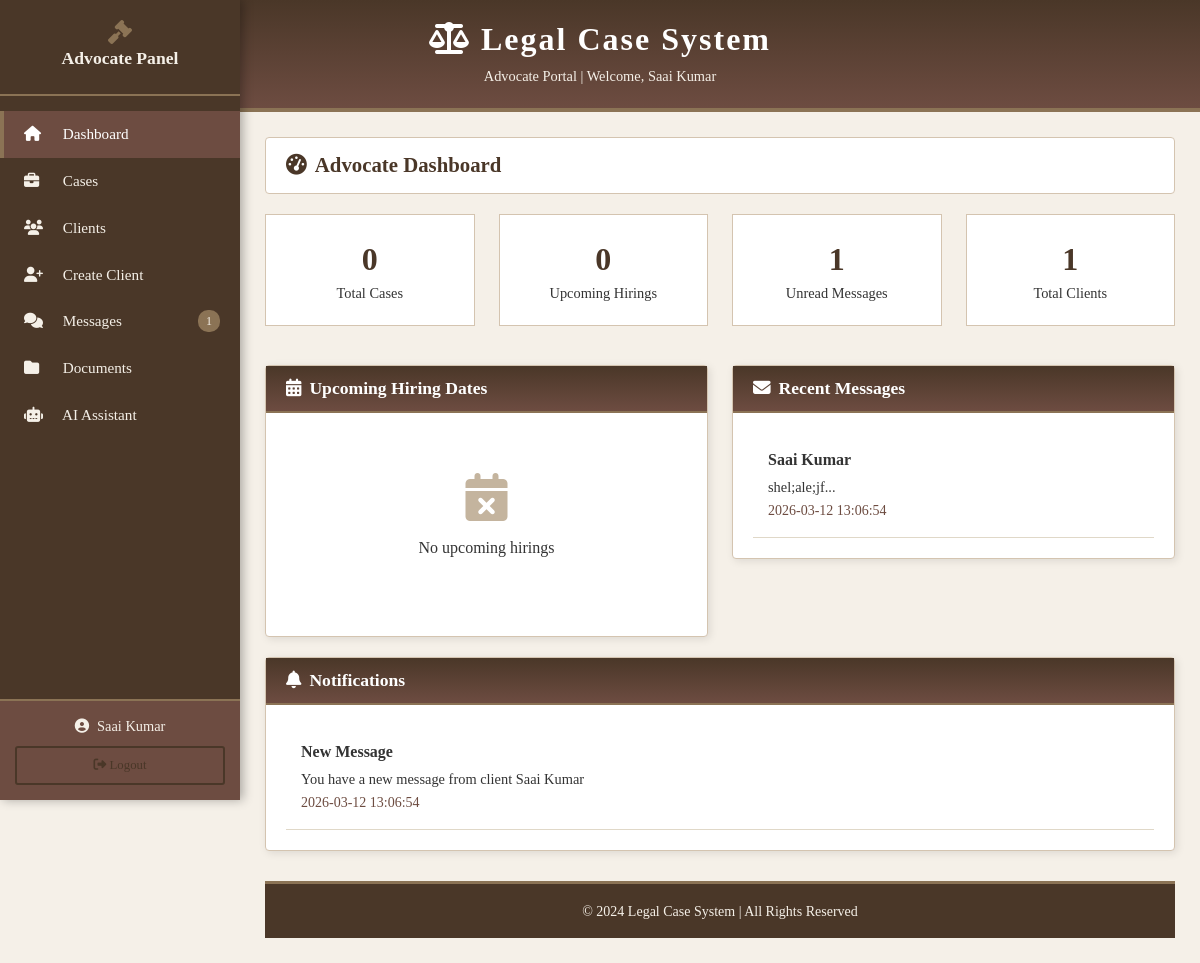
The app's page /advocate/dashboard (signed in) with its own data.
### tables this page shows
CREATE TABLE clients (
        id INTEGER PRIMARY KEY AUTOINCREMENT,
        client_id TEXT UNIQUE NOT NULL,
        password TEXT NOT NULL,
        name TEXT NOT NULL,
        email TEXT UNIQUE NOT NULL,
        phone TEXT,
        address TEXT,
        created_at TIMESTAMP DEFAULT CURRENT_TIMESTAMP
    , aadhar_number TEXT, profile_image TEXT);

CREATE TABLE messages (
        id INTEGER PRIMARY KEY AUTOINCREMENT,
        sender_type TEXT NOT NULL,
        sender_id INTEGER NOT NULL,
        receiver_type TEXT NOT NULL,
        receiver_id INTEGER NOT NULL,
        case_id INTEGER,
        message_text TEXT NOT NULL,
        message_type TEXT DEFAULT 'text',
        file_path TEXT,
        is_read BOOLEAN DEFAULT 0,
        created_at TIMESTAMP DEFAULT CURRENT_TIMESTAMP,
        FOREIGN KEY (case_id) REFERENCES cases(id)
    );

CREATE TABLE notifications (
        id INTEGER PRIMARY KEY AUTOINCREMENT,
        user_type TEXT NOT NULL,
        user_id INTEGER NOT NULL,
        title TEXT NOT NULL,
        message TEXT NOT NULL,
        notification_type TEXT DEFAULT 'general',
        is_read BOOLEAN DEFAULT 0,
        created_at TIMESTAMP DEFAULT CURRENT_TIMESTAMP
    );

### app.py (the view)
@app.route('/advocate/dashboard')
@login_required
def advocate_dashboard():
    if session['user_type'] != 'advocate':
        return redirect(url_for('client_dashboard'))
    conn = get_db_connection()
    total_cases = conn.execute('SELECT COUNT(*) FROM cases WHERE advocate_id = ?', (session['user_id'],)).fetchone()[0]
    upcoming_hirings = conn.execute('''SELECT * FROM cases
        WHERE advocate_id = ? AND hiring_date >= date('now')
        ORDER BY hiring_date LIMIT 5''', (session['user_id'],)).fetchall()
    unread_messages = conn.execute('''SELECT COUNT(*) FROM messages
        WHERE receiver_type = 'advocate' AND receiver_id = ? AND is_read = 0''',
        (session['user_id'],)).fetchone()[0]
    recent_messages = conn.execute('''SELECT m.*, c.name as client_name
        FROM messages m JOIN clients c ON m.sender_id = c.id
        WHERE m.receiver_type = 'advocate' AND m.receiver_id = ?
        ORDER BY m.created_at DESC LIMIT 5''', (session['user_id'],)).fetchall()
    notifications = conn.execute('''SELECT * FROM notifications
        WHERE user_type = 'advocate' AND user_id = ? AND is_read = 0
        ORDER BY created_at DESC LIMIT 5''', (session['user_id'],)).fetchall()
    clients = conn.execute('SELECT * FROM clients').fetchall()
    conn.close()
    return render_template('advocate_dashboard.html',
        total_cases=total_cases,
        upcoming_hirings=upcoming_hirings,
        unread_messages=unread_messages,
        recent_messages=recent_messages,
        notifications=notifications,
        clients=clients)

### app.py (called while the page is built)
def get_db_connection():
    conn = sqlite3.connect('advocate_system.db')
    conn.row_factory = sqlite3.Row
    return conn

def login_required(f):
    @wraps(f)
    def decorated_function(*args, **kwargs):
        if 'user_id' not in session or 'user_type' not in session:
            return redirect(url_for('login'))
        return f(*args, **kwargs)
    return decorated_function

### templates/advocate_dashboard.html (shortened to what this page needs)
{% extends "base.html" %}
{% block content %}
<div class="trad-header">
    <h1><i class="fas fa-balance-scale"></i> Legal Case System</h1>
    <div class="subtitle">Advocate Portal | Welcome, {{ session['user_name'] }}</div>
</div>
<div class="trad-sidebar">
    <div class="trad-sidebar-header">
        <i class="fas fa-gavel"></i>
        <h4>Advocate Panel</h4>
    </div>
    <div class="trad-sidebar-menu">
        <a href="{{ url_for('advocate_dashboard') }}" class="active">
            <i class="fas fa-home"></i> Dashboard
        </a>
        <a href="{{ url_for('advocate_cases') }}">
            <i class="fas fa-briefcase"></i> Cases
        </a>
        <a href="{{ url_for('advocate_clients') }}">
            <i class="fas fa-users"></i> Clients
        </a>
        <a href="{{ url_for('advocate_create_client') }}">
            <i class="fas fa-user-plus"></i> Create Client
        </a>
        <a href="{{ url_for('advocate_messages') }}">
            <i class="fas fa-comments"></i> Messages
            {% if unread_messages > 0 %}
            <span style="float:right; background:var(--dark-gold); padding:2px 8px; border-radius:10px; font-size:0.75rem;">{{ unread_messages }}</span>
            {% endif %}
        </a>
        <a href="{{ url_for('advocate_documents') }}">
            <i class="fas fa-folder"></i> Documents
        </a>
        <a href="{{ url_for('ai_assistant') }}">
            <i class="fas fa-robot"></i> AI Assistant
        </a>
    </div>
    <div class="trad-sidebar-user">
        <div class="user-name">
            <i class="fas fa-user-circle me-2"></i>{{ session['user_name'] }}
        </div>
        <a href="{{ url_for('logout') }}" class="btn btn-sm btn-trad-outline w-100 mt-2" style="font-size:0.8rem;">
            <i class="fas fa-sign-out-alt"></i> Logout
        </a>
    </div>
</div>
<div class="trad-main">
    <div class="trad-page-header">
        <h2><i class="fas fa-tachometer-alt me-2"></i>Advocate Dashboard</h2>
    </div>
    <div class="row mb-4">
        <div class="col-md-3">
            <div class="trad-stat-box">
                <div class="number">{{ total_cases }}</div>
                <div class="label">Total Cases</div>
            </div>
        </div>
        <div class="col-md-3">
            <div class="trad-stat-box">
                <div class="number">{{ upcoming_hirings|length }}</div>
                <div class="label">Upcoming Hirings</div>
            </div>
        </div>
        <div class="col-md-3">
            <div class="trad-stat-box">
                <div class="number">{{ unread_messages }}</div>
                <div class="label">Unread Messages</div>
            </div>
        </div>
        <div class="col-md-3">
            <div class="trad-stat-box">
                <div class="number">{{ clients|length }}</div>
                <div class="label">Total Clients</div>
            </div>
        </div>
    </div>
    <div class="row">
        <div class="col-md-6">
            <div class="trad-card">
                <div class="trad-card-header">
                    <h4><i class="fas fa-calendar-alt me-2"></i>Upcoming Hiring Dates</h4>
                </div>
                <div class="trad-card-body">
                    {% if upcoming_hirings %}
                    <table class="trad-table">
                        <thead>
                            <tr>
                                <th>Case No.</th>
                                <th>Client</th>
                                <th>Date</th>
                            </tr>
                        </thead>
                        <tbody>
                            {% for case in upcoming_hirings %}
                            <tr>
                                <td>{{ case.case_number }}</td>
                                <td>{{ case.client_name }}</td>
                                <td>{{ case.hiring_date }}</td>
                            </tr>
                            {% endfor %}
                        </tbody>
                    </table>
                    {% else %}
                    <div class="empty-state">
                        <i class="fas fa-calendar-times"></i>
                        <p>No upcoming hirings</p>
                    </div>
                    {% endif %}
                </div>
            </div>
        </div>
        <div class="col-md-6">
            <div class="trad-card">
                <div class="trad-card-header">
                    <h4><i class="fas fa-envelope me-2"></i>Recent Messages</h4>
                </div>
                <div class="trad-card-body">
                    {% if recent_messages %}
                    {% for message in recent_messages %}
                    <div class="trad-message">
                        <strong>{{ message.client_name }}</strong>
                        <p style="margin:5px 0 0; font-size:0.9rem; color:var(--charcoal);">{{ message.message_text[:60] }}...</p>
                        <small style="color:var(--secondary-brown);">{{ message.created_at }}</small>
                    </div>
                    {% endfor %}
                    {% else %}
                    <div class="empty-state">
                        <i class="fas fa-inbox"></i>
                        <p>No messages</p>
                    </div>
                    {% endif %}
                </div>
            </div>
        </div>
    </div>
    <div class="trad-card">
        <div class="trad-card-header">
            <h4><i class="fas fa-bell me-2"></i>Notifications</h4>
        </div>
        <div class="trad-card-body">
            {% if notifications %}
            {% for notif in notifications %}
            <div class="trad-notification">
                <strong>{{ notif.title }}</strong>
                <p style="margin:5px 0 0; font-size:0.9rem;">{{ notif.message }}</p>
                <small style="color:var(--secondary-brown);">{{ notif.created_at }}</small>
            </div>
            {% endfor %}
            {% else %}
            <div class="empty-state">
                <i class="fas fa-bell-slash"></i>
                <p>No notifications</p>
            </div>
            {% endif %}
        </div>
    </div>
    <div class="trad-footer">
        <small>&copy; 2024 Legal Case System | All Rights Reserved</small>
    </div>
</div>
{% endblock %}

### templates/base.html (style rules this page uses)
:root { --primary-brown: #4a3728; --secondary-brown: #6d4c41; --cream: #f5f0e8; --dark-gold: #8b7355; --pure-black: #1a1a1a; --charcoal: #333333; --white: #ffffff; --light-cream: #faf8f5; }
* { margin: 0; padding: 0; box-sizing: border-box; }
body { font-family: 'Georgia', 'Times New Roman', serif; background-color: var(--cream); color: var(--charcoal); }
h1, h2, h3, h4, h5, h6 { font-family: 'Georgia', serif; font-weight: 600; }
.trad-header { background: linear-gradient(180deg, var(--primary-brown) 0%, var(--secondary-brown) 100%); padding: 20px 0; border-bottom: 4px solid var(--dark-gold); }
.trad-header h1 { color: var(--white); font-size: 2rem; text-align: center; letter-spacing: 2px; }
.trad-header .subtitle { color: var(--cream); text-align: center; font-size: 0.9rem; margin-top: 5px; }
.trad-sidebar { background: var(--primary-brown); min-height: 100vh; padding: 0; position: fixed; width: 240px; left: 0; top: 0; box-shadow: 3px 0 10px rgba(0,0,0,0.3); }
.trad-sidebar-header { padding: 20px 15px; border-bottom: 2px solid var(--dark-gold); text-align: center; }
.trad-sidebar-header h4 { color: var(--cream); font-size: 1.1rem; margin-bottom: 5px; }
.trad-sidebar-header i { color: var(--dark-gold); font-size: 1.5rem; }
.trad-sidebar-menu { padding: 15px 0; }
.trad-sidebar-menu a { display: block; padding: 12px 20px; color: var(--cream); text-decoration: none; border-left: 4px solid transparent; transition: all 0.3s; font-size: 0.95rem; }
.trad-sidebar-menu a:hover, .trad-sidebar-menu a.active { background: var(--secondary-brown); border-left-color: var(--dark-gold); color: var(--white); }
.trad-sidebar-menu a i { width: 25px; margin-right: 10px; }
.trad-sidebar-user { position: absolute; bottom: 0; width: 100%; padding: 15px; background: var(--secondary-brown); border-top: 2px solid var(--dark-gold); }
.trad-sidebar-user .user-name { color: var(--cream); font-size: 0.9rem; text-align: center; }
.trad-main { margin-left: 240px; padding: 25px; min-height: 100vh; }
.trad-card { background: var(--white); border: 1px solid #d4c4b0; border-radius: 4px; margin-bottom: 20px; box-shadow: 2px 2px 8px rgba(0,0,0,0.1); }
.trad-card-header { background: linear-gradient(180deg, var(--primary-brown) 0%, var(--secondary-brown) 100%); color: var(--white); padding: 12px 20px; border-bottom: 2px solid var(--dark-gold); }
.trad-card-header h4 { font-size: 1.1rem; margin: 0; }
.trad-card-body { padding: 20px; }
.btn-trad-outline { background: transparent; color: var(--primary-brown); border: 2px solid var(--primary-brown); padding: 8px 20px; border-radius: 3px; font-family: 'Georgia', serif; }
.trad-stat-box { background: var(--white); border: 1px solid #d4c4b0; padding: 20px; text-align: center; margin-bottom: 15px; }
.trad-stat-box .number { font-size: 2rem; color: var(--primary-brown); font-weight: bold; }
.trad-stat-box .label { color: var(--charcoal); font-size: 0.9rem; }
.trad-message { border-bottom: 1px solid #e0d8c8; padding: 15px; }
.trad-notification { border-bottom: 1px solid #e0d8c8; padding: 15px; }
.empty-state { text-align: center; padding: 40px; color: var(--charcoal); }
.empty-state i { font-size: 3rem; color: #c4b49e; margin-bottom: 15px; }
.trad-page-header { background: var(--white); border: 1px solid #d4c4b0; padding: 15px 20px; margin-bottom: 20px; border-radius: 4px; }
.trad-page-header h2 { color: var(--primary-brown); font-size: 1.3rem; margin: 0; }
.trad-footer { background: var(--primary-brown); color: var(--cream); text-align: center; padding: 15px; margin-top: 30px; border-top: 3px solid var(--dark-gold); }

### records on screen
clients: user_name "Saai Kumar"
messages: client_name "Saai Kumar", message_text "shel;ale;jf", created_at "2026-03-12 13:06:54"
notifications: title "New Message", message "You have a new message from client Saai Kumar", created_at "2026-03-12 13:06:54"

### other values on screen
{{ unread_messages }} "1"
{{ total_cases }} "0"
{{ upcoming_hirings|length }} "0"
{{ clients|length }} "1"
